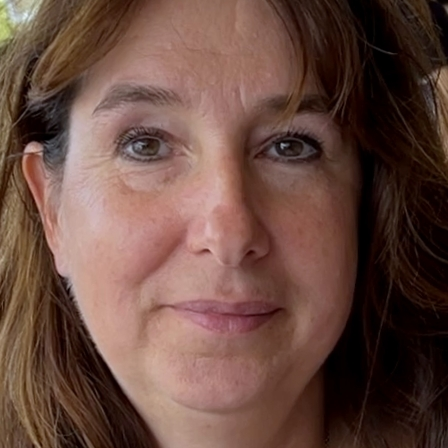
#> input picture test_faces/00003_0.jpeg, 448 x 448 px
$ python -i quality_assessor.py   (imports and definitions only)   (older library calls are emulated)
#> lines starting #> are read from the running program, lines starting #| are printed output that depends on the picture
"""Quality assessment module for repository faces."""

from typing import Any, Dict, List, NamedTuple

import cv2
import numpy


class QualityMetrics(NamedTuple):
	"""Quality metrics for a face image."""
	sharpness: float
	brightness: float
	contrast: float
	resolution: float
	overall: float


class QualityAssessor:
	"""Assess quality of face images using multiple metrics."""

	def __init__(self):
		"""Initialize the quality assessor."""
		# Weights for overall quality calculation
		self.weights = {
			'sharpness': 0.35,
			'brightness': 0.20,
			'contrast': 0.25,
			'resolution': 0.20
		}

	def assess_face_quality(self, face_image: numpy.ndarray) -> QualityMetrics:
		"""
		Assess the quality of a face image using multiple metrics.

		Args:
			face_image: Face image as numpy array (BGR or RGB format)

		Returns:
			QualityMetrics with scores from 0.0 to 1.0 for each metric
		"""
		sharpness = self._calculate_sharpness(face_image)
		brightness = self._calculate_brightness(face_image)
		contrast = self._calculate_contrast(face_image)
		resolution = self._calculate_resolution(face_image)

		# Calculate overall quality as weighted average
		overall = (
			self.weights['sharpness'] * sharpness +
			self.weights['brightness'] * brightness +
			self.weights['contrast'] * contrast +
			self.weights['resolution'] * resolution
		)

		return QualityMetrics(
			sharpness=sharpness,
			brightness=brightness,
			contrast=contrast,
			resolution=resolution,
			overall=overall
		)

	def _calculate_sharpness(self, image: numpy.ndarray) -> float:
		"""
		Calculate sharpness using Laplacian variance.

		Args:
			image: Input image as numpy array

		Returns:
			Normalized sharpness score (0.0 to 1.0)
		"""
		# Convert to grayscale if needed
		if len(image.shape) == 3:
			gray = cv2.cvtColor(image, cv2.COLOR_BGR2GRAY)
		else:
			gray = image

		# Calculate Laplacian variance
		laplacian = cv2.Laplacian(gray, cv2.CV_64F)
		variance = laplacian.var()

		# Normalize to 0-1 range (empirically determined thresholds)
		# Values above 500 are considered very sharp
		normalized = min(variance / 500.0, 1.0)
		return float(normalized)

	def _calculate_brightness(self, image: numpy.ndarray) -> float:
		"""
		Calculate brightness score based on mean luminance.

		Args:
			image: Input image as numpy array

		Returns:
			Normalized brightness score (0.0 to 1.0, peak at mid-range)
		"""
		# Convert to LAB color space for luminance channel
		if len(image.shape) == 3:
			lab = cv2.cvtColor(image, cv2.COLOR_BGR2Lab)
			luminance = lab[:, :, 0]
		else:
			luminance = image

		mean_brightness = numpy.mean(luminance)

		# Optimal brightness is around 127 (middle of 0-255 range)
		# Score decreases as we move away from optimal
		deviation = abs(mean_brightness - 127.0)
		score = 1.0 - (deviation / 127.0)
		return float(max(0.0, score))

	def _calculate_contrast(self, image: numpy.ndarray) -> float:
		"""
		Calculate contrast using standard deviation.

		Args:
			image: Input image as numpy array

		Returns:
			Normalized contrast score (0.0 to 1.0)
		"""
		# Convert to grayscale if needed
		if len(image.shape) == 3:
			gray = cv2.cvtColor(image, cv2.COLOR_BGR2GRAY)
		else:
			gray = image

		# Calculate standard deviation as contrast measure
		std_dev = numpy.std(gray)

		# Normalize to 0-1 range (empirically determined thresholds)
		# Values above 64 are considered good contrast
		normalized = min(std_dev / 64.0, 1.0)
		return float(normalized)

	def _calculate_resolution(self, image: numpy.ndarray) -> float:
		"""
		Calculate resolution score based on image dimensions.

		Args:
			image: Input image as numpy array

		Returns:
			Normalized resolution score (0.0 to 1.0)
		"""
		height, width = image.shape[:2]
		area = height * width

		# Target resolution: 512x512 = 262144 pixels
		target_area = 512 * 512

		# Score based on how close to target
		if area >= target_area:
			score = 1.0
		else:
			score = area / target_area

		return float(score)

	# [47 lines left out: functions filter_by_quality_threshold, assess_face_from_path, not called in this run]

>>> import cv2
>>> picture = cv2.imread('../test_faces/00003_0.jpeg')
#> picture is the input picture: shape (448, 448, 3); mean B, G, R 65, 74.7, 104.8
>>> result = QualityAssessor().assess_face_quality(picture)
#> in _calculate_sharpness, `gray = cv2.cvtColor(image, cv2.COLOR_BGR2GRAY)`:
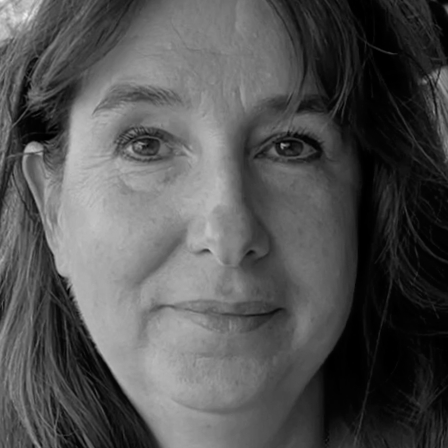
#> gray: shape (448, 448); min 0, max 241, mean 82.6
#> in _calculate_sharpness, `laplacian = cv2.Laplacian(gray, cv2.CV_64F)`:
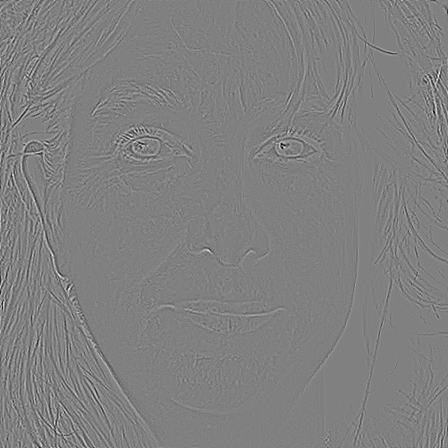
#> laplacian: shape (448, 448) float64; min -120, max 118, mean 0; drawn with min black and max white
#> in _calculate_sharpness, `variance = laplacian.var()`: variance = 105.7
#> in _calculate_sharpness, `normalized = min(variance / 500.0, 1.0)`: normalized = 0.211
#> in _calculate_brightness, `lab = cv2.cvtColor(image, cv2.COLOR_BGR2Lab)`: lab: shape (448, 448, 3); mean of channels 0, 1, 2 86.4, 139, 138.4
#> in _calculate_brightness, `mean_brightness = numpy.mean(luminance)`: mean_brightness = 86.36
#> in _calculate_brightness, `deviation = abs(mean_brightness - 127.0)`: deviation = 40.64
#> in _calculate_brightness, `score = 1.0 - (deviation / 127.0)`: score = 0.68
#> in _calculate_contrast, `std_dev = numpy.std(gray)`: std_dev = 55.23
#> in _calculate_contrast, `normalized = min(std_dev / 64.0, 1.0)`: normalized = 0.863
#> in assess_face_quality, `resolution = self._calculate_resolution(face_image)`: resolution = 0.766
#> in assess_face_quality, `overall = ( self.weights['sharpness'] * sharpness + self.weights['brig..`: overall = 0.579
#> result = (0.211, 0.68, 0.863, 0.766, 0.579)

$ run again, on test_faces/00075_0.jpeg
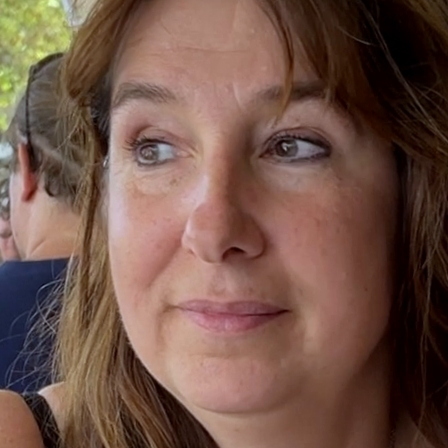
#> input picture test_faces/00075_0.jpeg, 448 x 448 px
#> picture is the input picture: shape (448, 448, 3); mean B, G, R 72.4, 84.1, 113.5
#> in _calculate_sharpness, `gray = cv2.cvtColor(image, cv2.COLOR_BGR2GRAY)`:
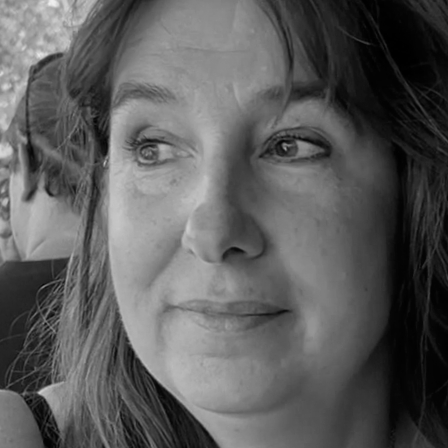
#> gray: shape (448, 448); min 0, max 238, mean 91.6
#> in _calculate_sharpness, `laplacian = cv2.Laplacian(gray, cv2.CV_64F)`:
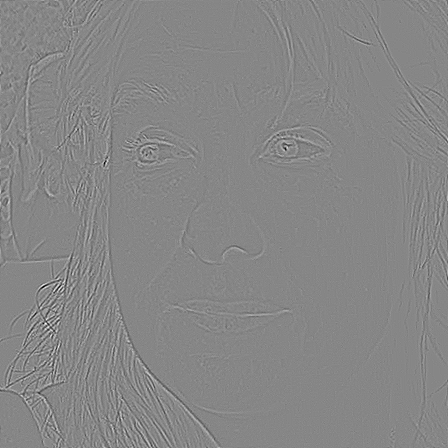
#> laplacian: shape (448, 448) float64; min -148, max 132, mean 0; drawn with min black and max white
#> variance = 101.6
#> in _calculate_sharpness, `normalized = min(variance / 500.0, 1.0)`: normalized = 0.203
#> lab: shape (448, 448, 3); mean of channels 0, 1, 2 96.3, 138.6, 139.3
#> mean_brightness = 96.26
#> deviation = 30.74
#> in _calculate_brightness, `score = 1.0 - (deviation / 127.0)`: score = 0.758
#> std_dev = 52.06
#> in _calculate_contrast, `normalized = min(std_dev / 64.0, 1.0)`: normalized = 0.813
#> resolution = 0.766
#> overall = 0.579
#> result = (0.203, 0.758, 0.813, 0.766, 0.579)

$ run again, on test_faces/00082_0.jpeg
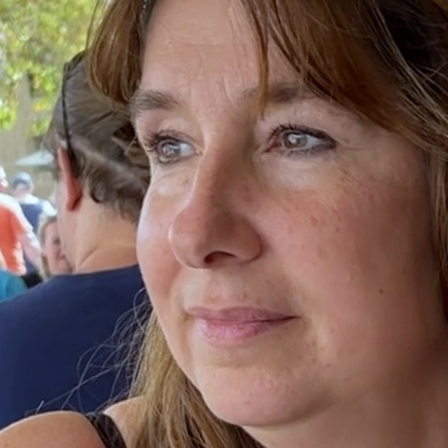
#> input picture test_faces/00082_0.jpeg, 448 x 448 px
#> picture is the input picture: shape (448, 448, 3); mean B, G, R 86.2, 96.2, 123.3
#> in _calculate_sharpness, `gray = cv2.cvtColor(image, cv2.COLOR_BGR2GRAY)`:
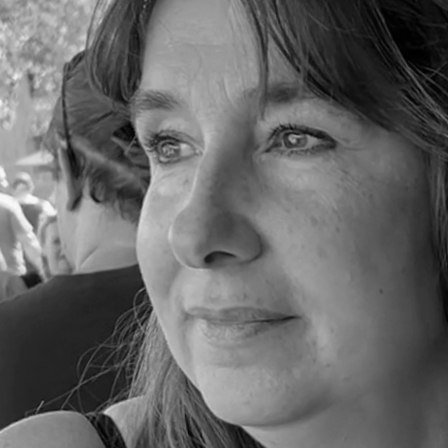
#> gray: shape (448, 448); min 0, max 249, mean 103.2
#> in _calculate_sharpness, `laplacian = cv2.Laplacian(gray, cv2.CV_64F)`:
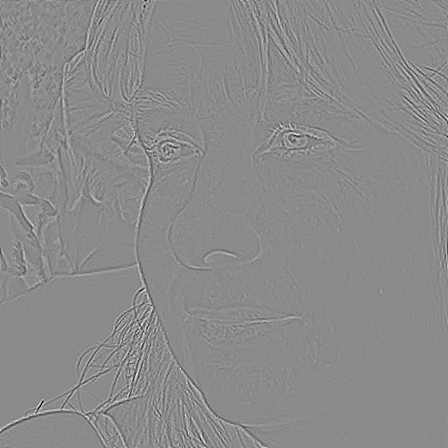
#> laplacian: shape (448, 448) float64; min -127, max 106, mean 0; drawn with min black and max white
#> variance = 86.78
#> in _calculate_sharpness, `normalized = min(variance / 500.0, 1.0)`: normalized = 0.174
#> lab: shape (448, 448, 3); mean of channels 0, 1, 2 108.8, 138.2, 137.8
#> mean_brightness = 108.8
#> deviation = 18.22
#> in _calculate_brightness, `score = 1.0 - (deviation / 127.0)`: score = 0.857
#> std_dev = 49.22
#> in _calculate_contrast, `normalized = min(std_dev / 64.0, 1.0)`: normalized = 0.769
#> resolution = 0.766
#> overall = 0.577
#> result = (0.174, 0.857, 0.769, 0.766, 0.577)
